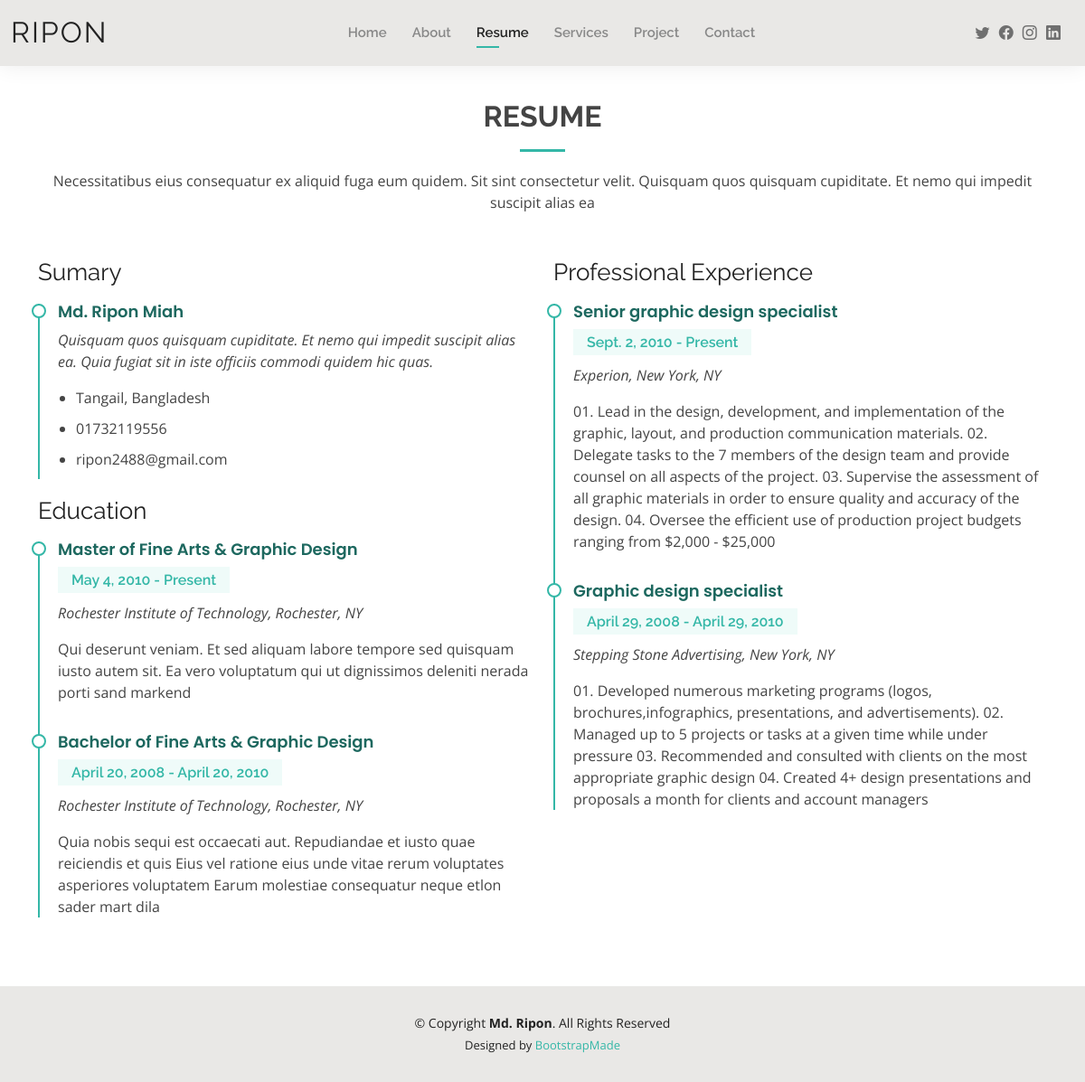
Screenshot of /resume/ with the database file from the repository.
### portfolioapp/models.py (models this page shows, shortened)
class Profile(models.Model):
    user=models.OneToOneField(User,on_delete=models.CASCADE)
    birthday=models.DateField(blank=True, null=True)
    website=models.CharField(max_length=50, blank=True, null=True)
    phone=models.CharField(max_length=12, blank=True,null=True)
    city=models.CharField(max_length=50,blank=True,null=True)
    age=models.IntegerField(blank=True,null=True)
    degree=models.CharField(max_length=50,blank=True,null=True)
    email=models.CharField(max_length=50,blank=True,null=True)
    freelunch=models.CharField(max_length=100,blank=True,null=True)
    skill_desc=models.TextField(blank=True, null=True)
    fact_desc=models.TextField(blank=True, null=True)
    testimonial_desc=models.TextField(blank=True, null=True)
    resume_desc=models.TextField(blank=True, null=True)
    resume_summery=models.TextField(blank=True, null=True)
    service_summery=models.TextField(blank=True, null=True)

class Education(models.Model):
    user=models.ForeignKey(User,on_delete=models.CASCADE)
    education_title=models.CharField(max_length=100,blank=True, null=True)
    date_from=models.DateField()
    date_to=models.DateField(blank=True, null=True)
    institute_name=models.CharField(max_length=100,blank=True,null=True)
    education_desc=models.TextField(blank=True, null=True)

class ProfessionalExperience(models.Model):
    user=models.ForeignKey(User,on_delete=models.CASCADE)
    job_title=models.CharField(max_length=100,blank=True, null=True)
    date_from=models.DateField()
    date_to=models.DateField(blank=True, null=True)
    company_name=models.CharField(max_length=100,blank=True,null=True)
    responsibility=models.TextField(blank=True, null=True)

### portfolioapp/views.py (the view)
# urls.py: path('resume/', resume, name='resume'),
def resume(request):
    user='ripon'
    user=User.objects.get(username=user)
    user_info=User.objects.get(username=user)
    profile=Profile.objects.get(user=user)
    about_user=About.objects.get(user=user)
    educations=Education.objects.filter(user=user)
    my_experiance=ProfessionalExperience.objects.filter(user=user)
    context={'user_info':user_info,'profile':profile,'about_user':about_user,'educations':educations,
            'my_experiance':my_experiance}
    return render(request,'resume.html',context)

### templates/resume.html (shortened to what this page needs)
{% extends 'base.html' %}
{% load static %}
{% block content %}
<main id="main">
    <section id="resume" class="resume">
      <div class="container" data-aos="fade-up">
        <div class="section-title">
          <h2>Resume</h2>
          <p>{{profile.resume_desc}}</p>
        </div>
        <div class="row">
          <div class="col-lg-6">
            <h3 class="resume-title">Sumary</h3>
            <div class="resume-item pb-0">
              <h4>{{user_info.first_name}} {{user_info.last_name}}</h4>
              <p><em>{{profile.resume_summery}}</em></p>
              <p>
              <ul>
                <li> {{profile.city}}</li>
                <li>{{profile.phone}}</li>
                <li>{{profile.email}}</li>
              </ul>
              </p>
            </div>
            <h3 class="resume-title">Education</h3>
            {% for education in educations %}
            <div class="resume-item">
              <h4>{{education.education_title}}</h4>
              <h5>{{education.date_from}} - {% if education.date_to == Null %} Present {% else %}{{education.date_to}}{% endif %}</h5>
              <p><em>{{education.institute_name}}</em></p>
              <p>{{education.education_desc}}</p>
            </div>
            {% endfor %}
          </div>
          <div class="col-lg-6">
            <h3 class="resume-title">Professional Experience</h3>
            {% for experiance in my_experiance %}
            <div class="resume-item">
              <h4>{{experiance.job_title}}</h4>
              <h5>{{experiance.date_from}} - {% if experiance.date_to == Null %} Present {% else %}{{experiance.date_to}}{% endif %}</h5>
              <p><em>{{experiance.company_name}}</em></p>
              <p>{{experiance.responsibility}}
              </p>
            </div>
            {% endfor %}
          </div>
        </div>
      </div>
    </section>
  </main>
{% endblock %}

### templates/base.html (shortened to what this page needs)
{% load static %}
<!DOCTYPE html>
<html lang="en">
<head>
  <link href="{% static 'assets/vendor/aos/aos.css' %}" rel="stylesheet">
  <link href="{% static 'assets/vendor/bootstrap/css/bootstrap.min.css' %}" rel="stylesheet">
  <link href="{% static 'assets/vendor/bootstrap-icons/bootstrap-icons.css' %}" rel="stylesheet">
  <link href="{% static 'assets/vendor/boxicons/css/boxicons.min.css' %}" rel="stylesheet">
  <link href="{% static 'assets/vendor/glightbox/css/glightbox.min.css' %}" rel="stylesheet">
  <link href="{% static 'assets/vendor/swiper/swiper-bundle.min.css' %}" rel="stylesheet">
  <link href="{% static 'assets/css/style.css' %}" rel="stylesheet">
</head>
<body>
  <header id="header" class="fixed-top">
    <div class="container-fluid d-flex justify-content-between align-items-center">
      <h1 class="logo me-auto me-lg-0"><a href="{% url 'index' %}">{{user_info.username}}</a></h1>
      <nav id="navbar" class="navbar order-last order-lg-0">
        <ul>
          <li ><a class="{% if request.path == '/' %}active{% endif %}" href="{% url 'index' %}">Home</a></li>
          <li ><a class="{% if request.path == '/about/' %}active{% endif %}" href="{% url 'about' %}">About</a></li>
          <li ><a class="{% if request.path == '/resume/' %}active{% endif %}" href="{% url 'resume' %}">Resume</a></li>
          <li ><a class="{% if request.path == '/services/' %}active{% endif %}" href="{% url 'services' %}">Services</a></li>
          <li ><a class="{% if request.path == '/project/' %}active{% endif %}" href="{% url 'project' %}">Project</a></li>
          <li ><a class="{% if request.path == '/contact/' %}active{% endif %}" href="{% url 'contact' %}">Contact</a></li>
        </ul>
      </nav>
      <div class="header-social-links">
        <a href="#" class="twitter"><i class="bi bi-twitter"></i></a>
        <a href="#" class="facebook"><i class="bi bi-facebook"></i></a>
        <a href="#" class="instagram"><i class="bi bi-instagram"></i></a>
        <a href="#" class="linkedin"><i class="bi bi-linkedin"></i></i></a>
      </div>
    </div>
  </header>
    {% block content %}
    {% endblock %}
  <footer id="footer">
    <div class="container">
      <div class="copyright">
        &copy; Copyright <strong><span>{{user_info.first_name}}</span></strong>. All Rights Reserved
      </div>
      <div class="credits">
        Designed by <a href="https://bootstrapmade.com/">BootstrapMade</a>
      </div>
    </div>
  </footer>
</body>
</html>

### static/assets/css/style.css (style rules this page uses)
body { font-family: "Open Sans", sans-serif; color: #444444; }
a { color: #34b7a7; text-decoration: none; }
h1, h2, h3, h4, h5, h6 { font-family: "Raleway", sans-serif; }
#main { margin-top: 50px; }
#header { background: #e9e8e6; box-shadow: 0px 0px 25px 0 rgba(0, 0, 0, 0.08); z-index: 997; padding: 15px 0; }
#header .logo { font-size: 32px; margin: 0; padding: 0; line-height: 1; font-weight: 400; letter-spacing: 2px; text-transform: uppercase; }
#header .logo a { color: #222222; }
.header-social-links { padding-right: 15px; }
.header-social-links a { color: #6f6f6f; padding-left: 6px; display: inline-block; line-height: 0px; transition: 0.3s; font-size: 16px; }
.navbar { padding: 0; }
.navbar ul { margin: 0; padding: 0; display: flex; list-style: none; align-items: center; }
.navbar li { position: relative; padding: 10px 0 10px 28px; }
.navbar a { display: flex; align-items: center; justify-content: space-between; font-family: "Raleway", sans-serif; font-size: 15px; font-weight: 600; color: #888888; white-space: nowrap; transition: 0.3s; position: relative; }
.navbar > ul > li > a:before { content: ""; position: absolute; width: 0; height: 2px; bottom: -5px; left: 0; background-color: #34b7a7; visibility: hidden; width: 0px; transition: all 0.3s ease-in-out 0s; }
.navbar a:hover:before, .navbar li:hover > a:before, .navbar .active:before { visibility: visible; width: 25px; }
.navbar a:hover, .navbar .active, .navbar li:hover > a { color: #222222; }
section { padding: 60px 0; }
.section-title { text-align: center; padding-bottom: 30px; }
.section-title h2 { font-size: 32px; font-weight: bold; text-transform: uppercase; margin-bottom: 20px; padding-bottom: 20px; position: relative; }
.section-title h2::after { content: ''; position: absolute; display: block; width: 50px; height: 3px; background: #34b7a7; bottom: 0; left: calc(50% - 25px); }
.section-title p { margin-bottom: 0; }
.resume .resume-title { font-size: 26px; font-weight: 400; margin-top: 20px; margin-bottom: 20px; color: #222222; }
.resume .resume-item { padding: 0 0 20px 20px; margin-top: -2px; border-left: 2px solid #34b7a7; position: relative; }
.resume .resume-item h4 { line-height: 18px; font-size: 18px; font-weight: 600; font-family: "Poppins", sans-serif; color: #1d685f; margin-bottom: 10px; }
.resume .resume-item h5 { font-size: 16px; background: #effbf9; padding: 5px 15px; display: inline-block; font-weight: 600; margin-bottom: 10px; color: #34b7a7; }
.resume .resume-item ul { padding-left: 20px; }
.resume .resume-item ul li { padding-bottom: 10px; }
.resume .resume-item:last-child { padding-bottom: 0; }
.resume .resume-item::before { content: ""; position: absolute; width: 16px; height: 16px; border-radius: 50px; left: -9px; top: 0; background: #fff; border: 2px solid #34b7a7; }
#footer { background: #e9e8e6; padding: 30px 0; color: #222222; font-size: 14px; text-align: center; }
#footer .credits { padding-top: 5px; font-size: 13px; }
#footer .credits a { color: #34b7a7; }

### rows the page displays
Profile: resume_desc "Necessitatibus eius consequatur ex aliquid fuga eum quidem. Sit sint consectetur velit. Quisquam quos quisquam cupiditate. Et nemo qui impedit suscipit alias ea", resume_summery "Quisquam quos quisquam cupiditate. Et nemo qui impedit suscipit alias ea. Quia fugiat sit in iste officiis commodi quidem hic quas.", city "Tangail, Bangladesh", phone "01732119556", email "ripon2488@gmail.com"
Education: education_title "Master of Fine Arts & Graphic Design", date_from "May 4, 2010", shows "Present", institute_name "Rochester Institute of Technology, Rochester, NY", education_desc "Qui deserunt veniam. Et sed aliquam labore tempore sed quisquam iusto autem sit. Ea vero voluptatum qui ut dignissimos deleniti nerada porti sand markend"
Education: education_title "Bachelor of Fine Arts & Graphic Design", date_from "April 20, 2008", date_to "April 20, 2010", institute_name "Rochester Institute of Technology, Rochester, NY", education_desc "Quia nobis sequi est occaecati aut. Repudiandae et iusto quae reiciendis et quis Eius vel ratione eius unde vitae rerum voluptates asperiores voluptatem Earum molestiae consequatur neque etlon sader mart dila"
ProfessionalExperience: job_title "Senior graphic design specialist", date_from "Sept. 2, 2010", shows "Present", company_name "Experion, New York, NY", responsibility "01. Lead in the design, development, and implementation of the graphic, layout, and production communication materials. 02. Delegate tasks to the 7 members of the design team and provide counsel on all aspects of the project. 03. Supervise the assessment of all graphic materials in order to ensure quality and accuracy of the design. 04. Oversee the efficient use of production project budgets ranging from $2,000 - $25,000"
ProfessionalExperience: job_title "Graphic design specialist", date_from "April 29, 2008", date_to "April 29, 2010", company_name "Stepping Stone Advertising, New York, NY", responsibility "01. Developed numerous marketing programs (logos, brochures,infographics, presentations, and advertisements). 02. Managed up to 5 projects or tasks at a given time while under pressure 03. Recommended and consulted with clients on the most appropriate graphic design 04. Created 4+ design presentations and proposals a month for clients and account managers"

### other values shown
{{ user_info.username }} "RIPON"
{{ user_info.first_name }} "Md. Ripon"
{{ user_info.last_name }} "Miah"
